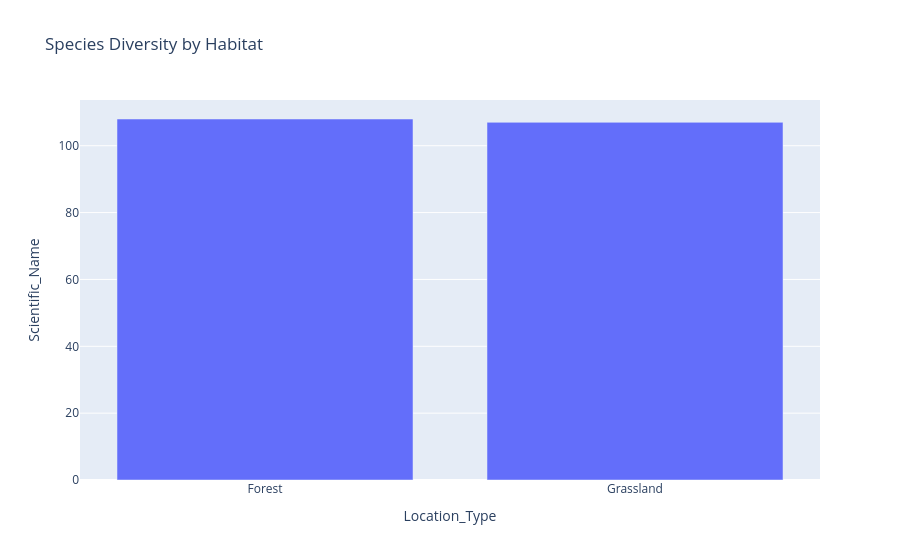

Notebook cell for this chart:
### Markdown cell above
## Habitat-wise Species Diversity

### Code cell
diversity = final_df.groupby('Location_Type')['Scientific_Name'].nunique().reset_index()

px.bar(diversity, x='Location_Type', y='Scientific_Name',
       title='Species Diversity by Habitat')

### Figure 1 — Plotly figure (JSON) as saved in the notebook; plotly's stock layout.template omitted (floating-point values rounded to 4 significant figures)
{"data": [{"alignmentgroup": "True", "hovertemplate": "Location_Type=%{x}<br>Scientific_Name=%{y}<extra></extra>", "legendgroup": "", "marker": {"color": "#636efa", "pattern": {"shape": ""}}, "name": "", "offsetgroup": "", "orientation": "v", "showlegend": false, "textposition": "auto", "type": "bar", "x": ["Forest", "Grassland"], "xaxis": "x", "y": [108, 107], "yaxis": "y"}], "layout": {"barmode": "relative", "legend": {"tracegroupgap": 0}, "title": {"text": "Species Diversity by Habitat"}, "xaxis": {"anchor": "y", "domain": [0, 1], "title": {"text": "Location_Type"}}, "yaxis": {"anchor": "x", "domain": [0, 1], "title": {"text": "Scientific_Name"}}}}
